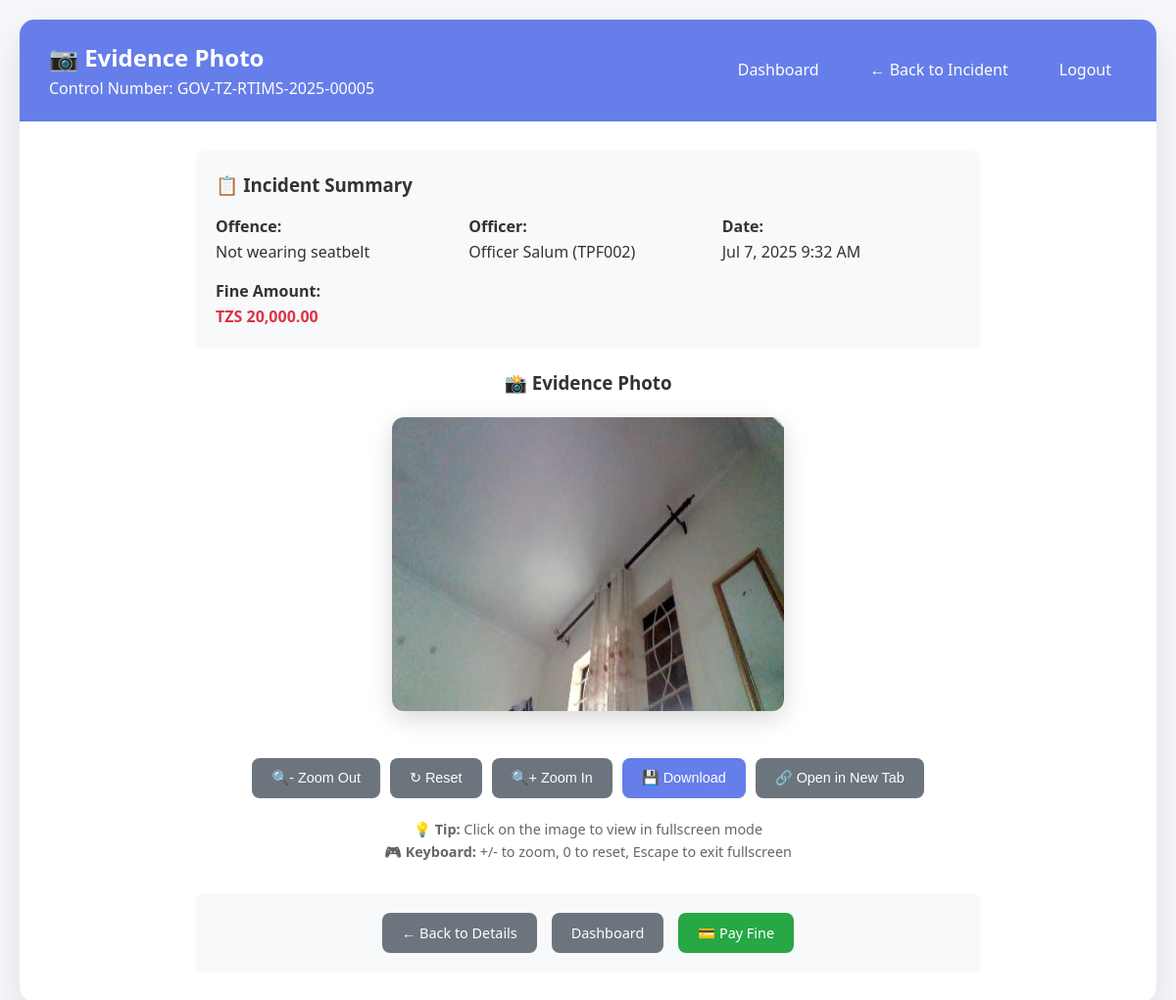
The page /user/view_evidence.php?id=5 (signed in) on the database its author committed.
### tables this page shows
CREATE TABLE `incidents` (
  `id` int(11) NOT NULL,
  `user_id` int(11) NOT NULL,
  `offence_id` int(11) NOT NULL,
  `officer_id` int(11) NOT NULL,
  `location` text NOT NULL,
  `image_path` varchar(255) DEFAULT NULL,
  `control_number` varchar(50) NOT NULL,
  `status` enum('Pending','Paid','Cancelled') DEFAULT 'Pending',
  `created_at` timestamp NOT NULL DEFAULT current_timestamp()
);

CREATE TABLE `offences` (
  `id` int(11) NOT NULL,
  `keyword` varchar(100) NOT NULL,
  `description` text NOT NULL,
  `amount_tzs` decimal(10,2) NOT NULL,
  `created_at` timestamp NOT NULL DEFAULT current_timestamp()
);

CREATE TABLE `officers` (
  `id` int(11) NOT NULL,
  `name` varchar(100) NOT NULL,
  `username` varchar(50) NOT NULL,
  `password` varchar(255) NOT NULL,
  `badge_number` varchar(50) NOT NULL,
  `created_at` timestamp NOT NULL DEFAULT current_timestamp()
);

### config/database.php (called while the page is built, shortened)
<?php
function formatCurrency($amount) {
    return 'TZS ' . number_format($amount, 2);
}
?>

### user/view_evidence.php (the view, shortened to what this page needs)
<?php
require_once '../config/database.php';
$database = new Database();
$conn = $database->getConnection();
$incident_id = isset($_GET['id']) ? (int)$_GET['id'] : 0;
$incident_query = "SELECT i.*, o.description as offence_description, o.amount_tzs, o.keyword,
                          off.name as officer_name, off.badge_number
                   FROM incidents i
                   JOIN offences o ON i.offence_id = o.id
                   JOIN officers off ON i.officer_id = off.id
                   WHERE i.id = ? AND i.user_id = ?";
$incident_stmt = $conn->prepare($incident_query);
$incident_stmt->execute([$incident_id, $_SESSION['user_id']]);
$incident = $incident_stmt->fetch(PDO::FETCH_ASSOC);
$image_url = '/uploads/' . $incident['image_path'];
$full_image_path = $_SERVER['DOCUMENT_ROOT'] . $image_url;
$image_exists = file_exists($full_image_path);
?>
<!DOCTYPE html>
<html lang="en">
<head>
    <link rel="stylesheet" href="../assets/css/style.css">
</head>
<body>
    <div class="container">
        <div class="dashboard">
            <div class="dashboard-header">
                <div>
                    <h2>📷 Evidence Photo</h2>
                    <p>Control Number: <?php echo htmlspecialchars($incident['control_number']); ?></p>
                </div>
                <div class="dashboard-nav">
                    <a href="dashboard.php">Dashboard</a>
                    <a href="view_incident.php?id=<?php echo $incident_id; ?>">← Back to Incident</a>
                    <a href="../auth/logout.php">Logout</a>
                </div>
            </div>
            <div class="dashboard-content">
                <div class="evidence-container">
                    <div class="incident-summary">
                        <h3>📋 Incident Summary</h3>
                        <div style="display: grid; grid-template-columns: repeat(auto-fit, minmax(200px, 1fr)); gap: 15px; margin-top: 15px;">
                            <div>
                                <strong>Offence:</strong><br>
                                <?php echo htmlspecialchars($incident['offence_description']); ?>
                            </div>
                            <div>
                                <strong>Officer:</strong><br>
                                <?php echo htmlspecialchars($incident['officer_name']); ?> (<?php echo htmlspecialchars($incident['badge_number']); ?>)
                            </div>
                            <div>
                                <strong>Date:</strong><br>
                                <?php echo date('M j, Y g:i A', strtotime($incident['created_at'])); ?>
                            </div>
                            <div>
                                <strong>Fine Amount:</strong><br>
                                <span style="color: #dc3545; font-weight: bold;"><?php echo formatCurrency($incident['amount_tzs']); ?></span>
                            </div>
                        </div>
                    </div>
                    <div>
                        <h3>📸 Evidence Photo</h3>
                        <?php if ($image_exists): ?>
                            <img src="<?php echo $image_url; ?>"
                                 alt="Traffic Incident Evidence"
                                 class="evidence-image"
                                 id="evidenceImage"
                                 onclick="toggleFullscreen(this)"
                                 onerror="showImageError()">
                            <div class="zoom-controls">
                                <button onclick="zoomImage(-0.2)" class="btn btn-secondary">🔍- Zoom Out</button>
                                <button onclick="resetZoom()" class="btn btn-secondary">↻ Reset</button>
                                <button onclick="zoomImage(0.2)" class="btn btn-secondary">🔍+ Zoom In</button>
                                <button onclick="downloadImage()" class="btn btn-primary">💾 Download</button>
                                <button onclick="openInNewTab()" class="btn btn-secondary">🔗 Open in New Tab</button>
                            </div>
                            <p style="color: #666; font-size: 0.9rem; margin-top: 10px;">
                                💡 <strong>Tip:</strong> Click on the image to view in fullscreen mode<br>
                                🎮 <strong>Keyboard:</strong> +/- to zoom, 0 to reset, Escape to exit fullscreen
                            </p>
                        <?php endif; ?>
                    </div>
                    <div style="margin-top: 30px; padding: 20px; background: #f8f9fa; border-radius: 8px;">
                        <div style="display: flex; gap: 15px; justify-content: center; flex-wrap: wrap;">
                            <a href="view_incident.php?id=<?php echo $incident_id; ?>" class="btn btn-secondary">← Back to Details</a>
                            <a href="dashboard.php" class="btn btn-secondary">Dashboard</a>
                            <?php if ($incident['status'] == 'Pending'): ?>
                                <a href="pay_fine.php?id=<?php echo $incident_id; ?>" class="btn btn-success">💳 Pay Fine</a>
                            <?php endif; ?>
                        </div>
                    </div>
                </div>
            </div>
        </div>
    </div>
</body>
</html>

### assets/css/style.css (style rules this page uses)
* { margin: 0; padding: 0; box-sizing: border-box; }
:root { --primary-color: #667eea; --primary-dark: #5a6fd8; --secondary-color: #6c757d; --success-color: #28a745; --warning-color: #ffc107; --danger-color: #dc3545; --info-color: #17a2b8; --light-color: #f8f9fa; --dark-color: #343a40; --white: #ffffff; --border-color: #e1e5e9; --text-color: #333; --text-muted: #6c757d; --sidebar-width: 280px; --header-height: 70px; --border-radius: 8px; --box-shadow: 0 2px 10px rgba(0, 0, 0, 0.1); --transition: all 0.3s ease; }
body { font-family: "Segoe UI", Tahoma, Geneva, Verdana, sans-serif; background: #f5f7fa; color: var(--text-color); line-height: 1.6; }
.btn { display: inline-flex; align-items: center; justify-content: center; padding: 10px 20px; border: none; border-radius: var(--border-radius); font-size: 0.9rem; font-weight: 500; text-decoration: none; cursor: pointer; transition: var(--transition); line-height: 1.5; gap: 8px; }
.btn-primary { background: var(--primary-color); color: white; }
.btn-secondary { background: var(--secondary-color); color: white; }
.btn-success { background: var(--success-color); color: white; }
.container { max-width: 1200px; margin: 0 auto; padding: 20px; }
.dashboard { background: white; border-radius: 15px; box-shadow: 0 15px 35px rgba(0, 0, 0, 0.1); overflow: hidden; }
.dashboard-header { background: var(--primary-color); color: white; padding: 20px 30px; display: flex; justify-content: space-between; align-items: center; }
.dashboard-nav { display: flex; gap: 20px; }
.dashboard-nav a { color: white; text-decoration: none; padding: 8px 16px; border-radius: 5px; transition: var(--transition); }
.dashboard-content { padding: 30px; }

### user/view_evidence.php (style rules this page uses)
.evidence-container { max-width: 800px; margin: 0 auto; text-align: center; }
.evidence-image { max-width: 100%; max-height: 70vh; border-radius: 12px; box-shadow: 0 8px 25px rgba(0,0,0,0.15); margin: 20px 0; cursor: pointer; transition: transform 0.3s ease; }
.zoom-controls { margin: 20px 0; display: flex; justify-content: center; gap: 10px; flex-wrap: wrap; }
.incident-summary { background: #f8f9fa; padding: 20px; border-radius: 8px; margin-bottom: 20px; text-align: left; }

### rows shown on the page
incidents: control_number "GOV-TZ-RTIMS-2025-00005", offence.description "Not wearing seatbelt", officer.name "Officer Salum", officer.badge_number "TPF002", created_at "Jul 7, 2025 9:32 AM", offence.amount_tzs "TZS 20,000.00", image_path (picture)
